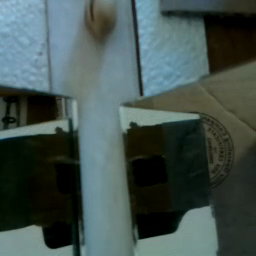
%> input picture octave/thumb0072.bmp, 256 x 256 px
$ octave svdoct.m   (GNU Octave 9; MATLAB toolbox functions it lacks are replaced by stand-ins)
%> lines starting %> are read from the running program, lines starting %| are printed output that depends on the picture
clear
close all
I = imread("thumb0072.bmp");
%> I is the input picture: size 256x256x3 uint8; mean R, G, B 67.3, 82.8, 79.3
for i = 1:256
for j= 1:256
im1(i,j) =I(i,j,1);
endfor
endfor
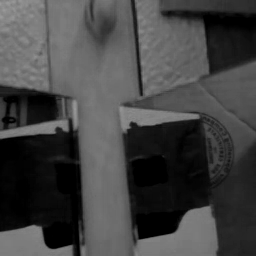
%> im1: size 256x256 uint8; min 0, max 153, mean 67.3
figure
imagesc(im1)
colormap 'gray'
colorbar
pca1 = svd(im1);
%> pca1 = 256 values, max 18917.2 at index 1, min 0.0574 at index 256, mean 211.3
figure
plot(pca1)
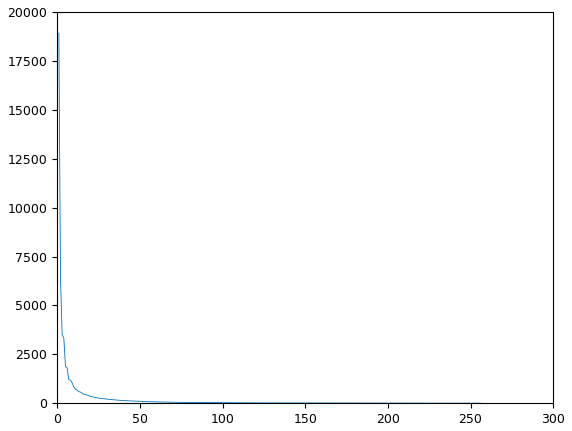
%> figure redrawn from the program's plot data; curve peaks at x = 1, y = 18917.2

for i = 1:256
for j= 1:256
im2(i,j) =I(i,j,2);
endfor
endfor
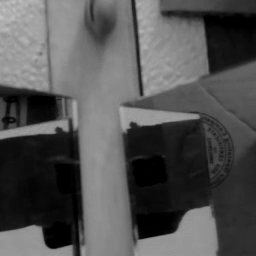
%> im2: size 256x256 uint8; min 0, max 194, mean 82.8
figure
imagesc(im2)
colormap 'gray'
colorbar
pca2 = svd(im2);
%> pca2 = 256 values, max 23294.9 at index 1, min 0.0297 at index 256, mean 246.2
figure
plot(pca2)
%> figure, not shown here; curve peaks at x = 1, y = 23294.9

for i = 1:256
for j= 1:256
im3(i,j) =I(i,j,3);
endfor
endfor
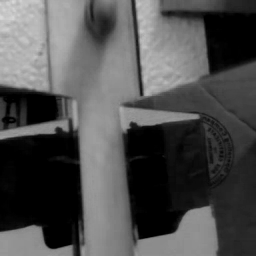
%> im3: size 256x256 uint8; min 0, max 217, mean 79.3
figure
imagesc(im3)
colormap 'gray'
colorbar
pca3 = svd(im3);
%> pca3 = 256 values, max 23275.7 at index 1, min 0.0468 at index 256, mean 253.3
figure
plot(pca3)
%> figure, not shown here; curve peaks at x = 1, y = 23275.7
%> (the run ends here)
